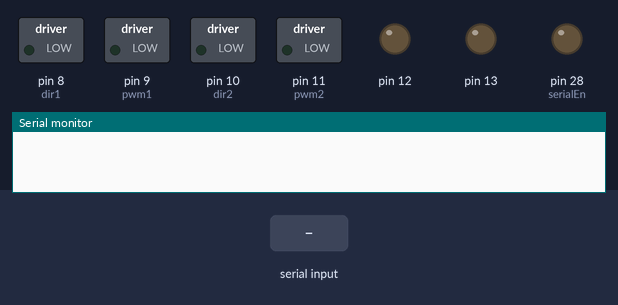
The sketch below on a simulated Arduino Mega 2560, built with avr-gcc and run on an emulated ATmega2560. Parts: switched loads named in the sketch (green lamp = pin HIGH), output pins drawn as LEDs (lit = HIGH), the last lines printed to the serial monitor. The test bench sets the inputs (shaded band).

Above: at 1.2 s.
1.3 s: "1" received over the second serial link
At 2.3 s:
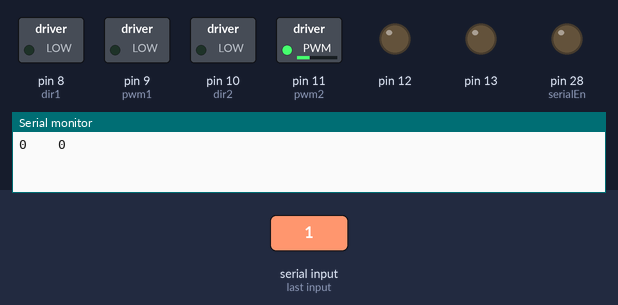
2.8 s: "0" received over the second serial link
At 3.5 s:
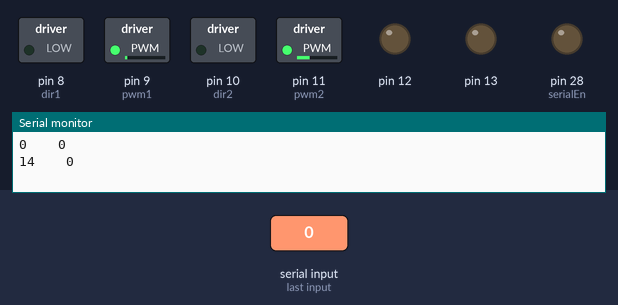
Timing chart, 0 to 5.8 s (numbered marks = the images above; inputs shaded):
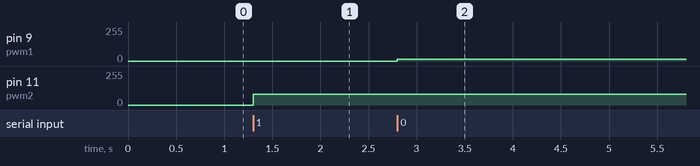

The sketch:

modifyadarsh_tech.ino
```cpp
const int Kp = 3.5;   // Kp value that you have to change
const int Kd = 2;   // Kd value that you have to change
const int setPoint = 35;    // Middle point of sensor array
const int baseSpeed = 50;    // Base speed for your motors
const int maxSpeed = 80;   // Maximum speed for your motors
int laste = 0;
const byte rx = 17;    // Defining pin 0 as Rx
const byte tx = 16;    // Defining pin 1 as Tx
const byte serialEn = 28;    // Connect UART output enable of LSA08 to pin 2
const byte junctionPulse = 26;   // Connect JPULSE of LSA08 to pin 4
const byte dir1 = 8;   // Connect DIR1 of motor driver to pin 13
const byte dir2 = 10;   // Connect DIR2 of motor driver to pin 12
const byte pwm1 = 9;   // Connect PWM1 of motor driver to pin 11
const byte pwm2 = 11;   // Connect PWM2 of motor driver to pin 10

int fspeed = 60;

int flag = 0;

int error = 0;
int motorSpeed = 0;

// Adjust the motor speed based on calculated value
// You might need to interchange the + and - sign if your robot move in opposite direction
int rightMotorSpeed = baseSpeed - motorSpeed;
int leftMotorSpeed = baseSpeed + motorSpeed;

int jcount = 0;

void setup() {
  pinMode(serialEn, OUTPUT);  // Setting serialEn as digital output pin
  pinMode(junctionPulse, INPUT);  // Setting junctionPulse as digital input pin

  // Setting pin 10 - 13 as digital output pin
  for (byte i = 10; i <= 13; i++) {
    pinMode(i, OUTPUT);
  }
  // Setting initial condition of serialEn pin to HIGH
  digitalWrite(serialEn, HIGH);

 pinMode(pwm1,OUTPUT);
 pinMode(pwm2,OUTPUT);
 pinMode(dir1,OUTPUT);
 pinMode(dir2,OUTPUT);

  // Setting the initial condition of motors
  // make sure both PWM pins are LOW
  analogWrite(pwm1, 0);
  analogWrite(pwm2, 0);

  // State of DIR pins are depending on your physical connection
  // if your robot behaves strangely, try changing thses two values
  analogWrite(dir1, 0);
  analogWrite(dir2, 0);

  // Begin serial communication with baudrate 9600
  Serial2.begin(57600);
  Serial.begin(57600);
  attachInterrupt(digitalPinToInterrupt(junctionPulse), count1, RISING);
}

int lastError = 0;    // Declare a variable to store previous error

void loop() {

  digitalWrite(serialEn, LOW);  // Set serialEN to LOW to request UART data
  while (Serial2.available() <= 0);  // Wait for data to be available
  int positionVal = Serial2.read();    // Read incoming data and store in variable positionVal
  digitalWrite(serialEn, HIGH);   // Stop requesting for UART data
  Serial.print(error);
  Serial.print("    ");
  Serial.println(flag);

  error = positionVal - setPoint;   // Calculate the deviation from position to the set point
  motorSpeed = Kp * error + Kd * (error - lastError);   // Applying formula of PID
  lastError = error;    // Store current error as previous error for next iteration use

  // Adjust the motor speed based on calculated value
  // You might need to interchange the + and - sign if your robot move in opposite direction

  if (positionVal != 255) {
    laste = error;
  }
  // Writing the motor speed value as output to hardware motor

  if (flag == 0) {

    rightMotorSpeed = baseSpeed - motorSpeed;
    leftMotorSpeed = baseSpeed + motorSpeed;

    if (rightMotorSpeed > maxSpeed) rightMotorSpeed = maxSpeed;
    if (leftMotorSpeed > maxSpeed) leftMotorSpeed = maxSpeed;

    if (rightMotorSpeed < 0) rightMotorSpeed = 0;
    if (leftMotorSpeed < 0) leftMotorSpeed = 0;
    followline();
   /* if (digitalRead(junctionPulse) == HIGH) {
      delay(100);
      if (error > 0) {
        flag = 1;
      }
      if (error < 0) {
        flag = 2;
      }
      if (error == 0) {
        flag = 1;
      }
    }*/
}
if (flag == 1) {
    rightMotorSpeed = fspeed;
    leftMotorSpeed = fspeed;
    right();

    if ((positionVal >= 30) && (positionVal <= 40)) {
      flag = 0;
    }
    /*if (digitalRead(junctionPulse) == HIGH) {
      if (error > 0) {
        flag = 1;
      }
      if (error < 0) {
        flag = 2;
      }
      if (error == 0) {
        flag = 1;
      }
      }*/
  }
  if (flag == 2) {
    rightMotorSpeed = fspeed;
    leftMotorSpeed = fspeed;
    left();

    if ((positionVal >= 30) && (positionVal <= 40)) {
      flag = 0;
    }
    /*if (digitalRead(junctionPulse) == HIGH) {
      if (error > 0) {
        flag = 1;
      }
      if (error < 0) {
        flag = 2;
      }
      if (error == 0) {
        flag = 1;
      }
      }*/
  }
}

void followline() {
  analogWrite(dir1, 0);
  analogWrite(dir2, 0);
  analogWrite(pwm1, rightMotorSpeed);
  analogWrite(pwm2, leftMotorSpeed);
}
void left() {
  analogWrite(dir1, 0);
  analogWrite(dir2, 255);
  analogWrite(pwm1, rightMotorSpeed);
  analogWrite(pwm2, leftMotorSpeed);
}
void right() {
  analogWrite(dir1, 255);
  analogWrite(dir2, 0);
  analogWrite(pwm1, rightMotorSpeed);
  analogWrite(pwm2, leftMotorSpeed);
}
void count1() {
  jcount++;

      if (error > 0) {
        flag = 1;
      }
      if (error < 0) {
        flag = 2;
      }
      if (error == 0) {
        flag = 1;
      }

}
```

Measured:
- after the input at 1.3 s, pin 11 (pwm2): 0/255 → 80/255 at once
- after the input at 2.8 s, pin 9 (pwm1): 0/255 → 13/255 at once
